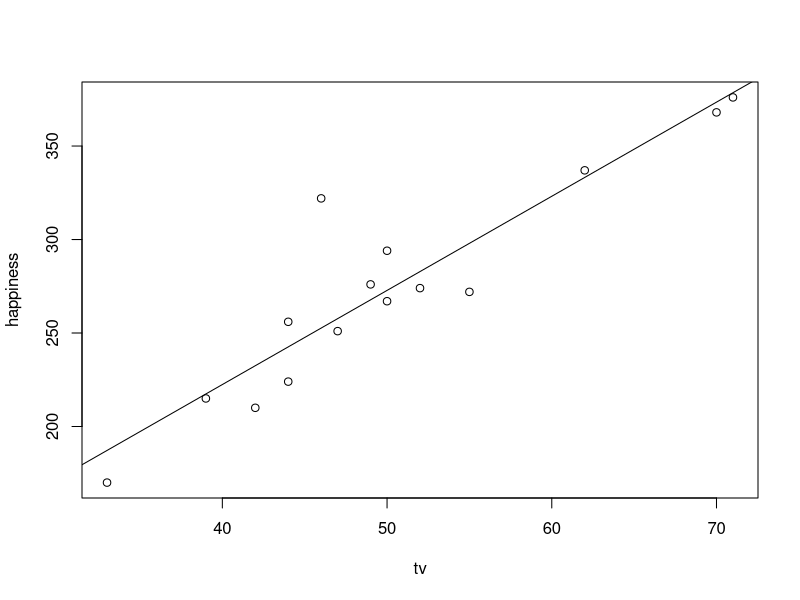
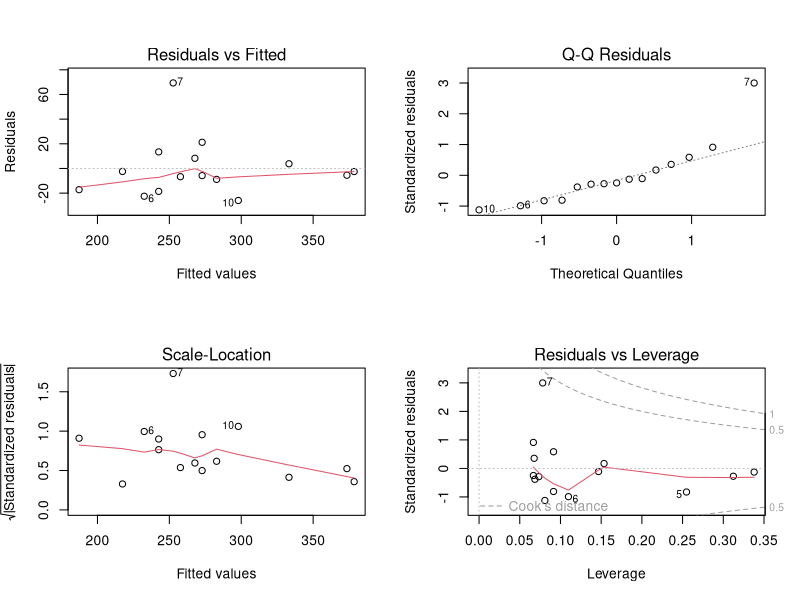

Here is the R script that generated these plots, in order:
## ---- chunk 1
tv=c(44, 47, 50, 71, 33, 42, 46, 52, 39, 55, 62, 70, 44, 49, 50)
happiness=c(256, 251, 267, 376, 170, 210, 322, 274, 215, 272, 337, 368, 224, 276, 294)
## ---- chunk 2
model = lm(happiness~tv)
summary(model)
## ---- chunk 3
5.035/0.605
## ---- chunk 4
plot(tv, happiness, abline(lm(happiness~tv)))
## ---- chunk 5
par(mfrow = c(2,2))
plot(model)
